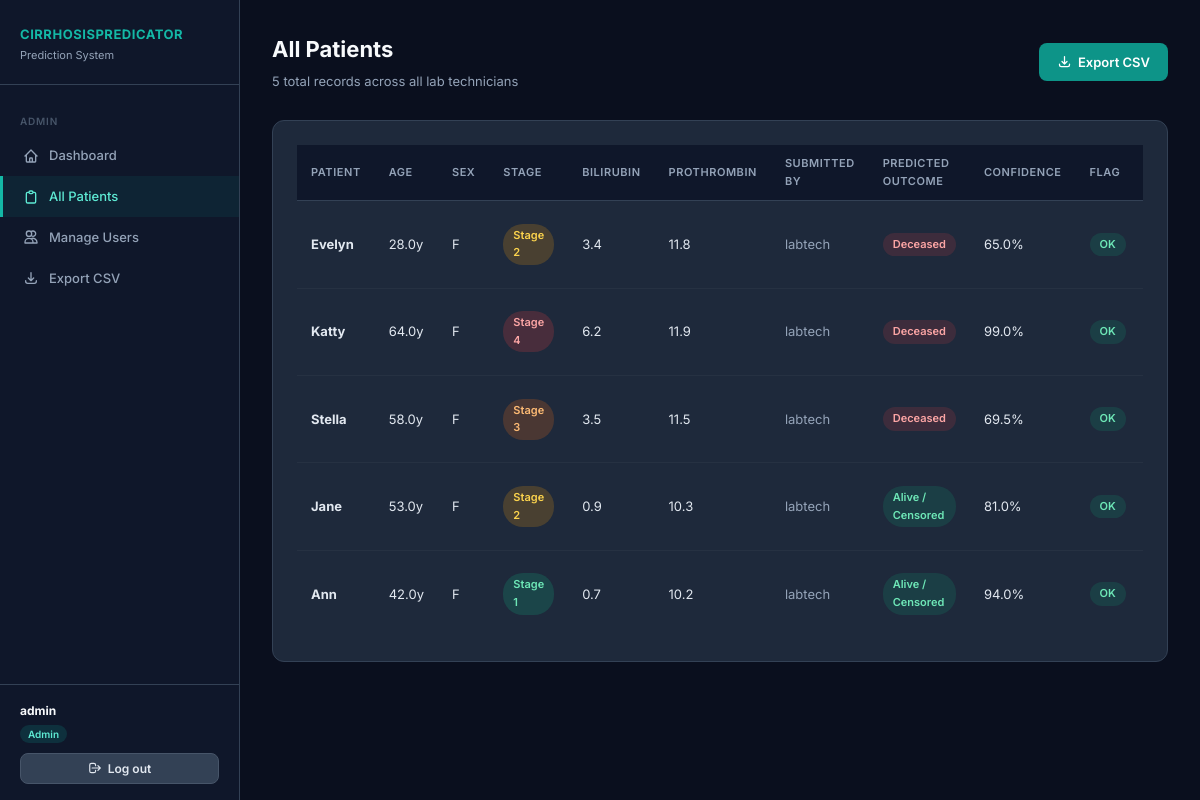
Screenshot of /admin/patients (signed in) with the database file from the repository.
### app/models.py (models this page shows, shortened)
class User(UserMixin, db.Model):
    __tablename__ = 'users'
    id         = db.Column(db.Integer,  primary_key=True)
    username   = db.Column(db.String(80),  unique=True, nullable=False)
    password   = db.Column(db.String(200), nullable=False)
    role       = db.Column(db.String(20),  nullable=False)   # admin | lab | medic
    created_at = db.Column(db.DateTime,    default=datetime.utcnow)
    is_active  = db.Column(db.Boolean,     default=True)

class Patient(db.Model):
    __tablename__ = 'patients'
    id           = db.Column(db.Integer, primary_key=True)
    patient_name = db.Column(db.String(120), nullable=False)
    age          = db.Column(db.Float,   nullable=False)
    sex          = db.Column(db.String(1),   nullable=False)
    bilirubin    = db.Column(db.Float,   nullable=False)
    prothrombin  = db.Column(db.Float,   nullable=False)
    copper       = db.Column(db.Float,   nullable=False)
    hepatomegaly = db.Column(db.Integer, nullable=False)
    stage        = db.Column(db.Integer, nullable=False)
    sgot         = db.Column(db.Float,   nullable=False)
    spiders      = db.Column(db.Integer, nullable=False)
    submitted_by = db.Column(db.Integer, db.ForeignKey('users.id'))
    submitted_at = db.Column(db.DateTime, default=datetime.utcnow)
    prediction   = db.relationship('Prediction', backref='patient',
                                   uselist=False, lazy=True)
    submitter    = db.relationship('User', foreign_keys=[submitted_by])

class Prediction(db.Model):
    __tablename__ = 'predictions'
    id                = db.Column(db.Integer, primary_key=True)
    patient_id        = db.Column(db.Integer, db.ForeignKey('patients.id'), nullable=False)
    reviewed_by       = db.Column(db.String(80), nullable=True)
    predicted_status  = db.Column(db.String(5))
    predicted_outcome = db.Column(db.String(50))
    prob_alive        = db.Column(db.Float)
    prob_transplant   = db.Column(db.Float)
    prob_deceased     = db.Column(db.Float)
    confidence        = db.Column(db.Float)
    confidence_flag   = db.Column(db.String(10))
    primary_drug      = db.Column(db.Text)
    secondary_drug    = db.Column(db.Text)
    monitoring        = db.Column(db.Text)
    treatment_goal    = db.Column(db.Text)
    clinical_note     = db.Column(db.Text)
    predicted_at      = db.Column(db.DateTime, default=datetime.utcnow)

### app/routes/admin.py (the view)
@admin.route('/patients')
@login_required
@admin_required
def patients():
    all_patients = (Patient.query
                   .order_by(Patient.submitted_at.desc())
                   .all())
    return render_template('admin/patients.html', patients=all_patients)

### app/models.py (called while the page is built)
@login_manager.user_loader
def load_user(user_id):
    return User.query.get(int(user_id))

### app/routes/admin.py (called while the page is built)
def admin_required(f):
    @wraps(f)
    def decorated(*args, **kwargs):
        if not current_user.is_authenticated or current_user.role != 'admin':
            flash('Admin access required.', 'danger')
            return redirect(url_for('auth.login'))
        return f(*args, **kwargs)
    return decorated

### app/templates/admin/patients.html (shortened to what this page needs)
{% extends "base.html" %}
{% block content %}
<div class="page-header flex justify-between items-center">
  <div>
    <h2>All Patients</h2>
    <p>{{ patients|length }} total records across all lab technicians</p>
  </div>
  <a href="{{ url_for('admin.export_csv') }}" class="btn btn-primary">
    <svg fill="none" stroke="currentColor" viewBox="0 0 24 24" style="width:15px;height:15px">
      <path stroke-linecap="round" stroke-linejoin="round" stroke-width="2"
        d="M4 16v1a3 3 0 003 3h10a3 3 0 003-3v-1m-4-4l-4 4m0 0l-4-4m4 4V4"/>
    </svg>
    Export CSV
  </a>
</div>
<div class="card">
  <div class="table-wrapper">
    <table>
      <thead>
        <tr>
          <th>Patient</th>
          <th>Age</th>
          <th>Sex</th>
          <th>Stage</th>
          <th>Bilirubin</th>
          <th>Prothrombin</th>
          <th>Submitted By</th>
          <th>Predicted Outcome</th>
          <th>Confidence</th>
          <th>Flag</th>
          <th>Date</th>
        </tr>
      </thead>
      <tbody>
        {% for p in patients %}
        <tr>
          <td><strong>{{ p.patient_name }}</strong></td>
          <td>{{ p.age }}y</td>
          <td>{{ p.sex }}</td>
          <td><span class="badge stage-{{ p.stage }}">Stage {{ p.stage }}</span></td>
          <td>{{ p.bilirubin }}</td>
          <td>{{ p.prothrombin }}</td>
          <td class="text-muted">
            {{ p.submitter.username if p.submitter else '—' }}
          </td>
          <td>
            {% if p.prediction %}
              {% if p.prediction.predicted_status == 'C' %}
                <span class="badge badge-success">{{ p.prediction.predicted_outcome }}</span>
              {% elif p.prediction.predicted_status == 'CL' %}
                <span class="badge badge-warning">{{ p.prediction.predicted_outcome }}</span>
              {% else %}
                <span class="badge badge-danger">{{ p.prediction.predicted_outcome }}</span>
              {% endif %}
            {% else %}
              <span class="text-muted">—</span>
            {% endif %}
          </td>
          <td>
            {% if p.prediction %}
              {{ (p.prediction.confidence * 100)|round(1) }}%
            {% else %}—{% endif %}
          </td>
          <td>
            {% if p.prediction %}
              {% if p.prediction.confidence_flag == 'REVIEW' %}
                <span class="badge badge-review">REVIEW</span>
              {% else %}
                <span class="badge badge-success">OK</span>
              {% endif %}
            {% endif %}
          </td>
          <td class="text-muted">{{ p.submitted_at.strftime('%d %b %Y') }}</td>
        </tr>
        {% else %}
        <tr>
          <td colspan="12" class="text-center text-muted" style="padding:32px">
            No patients submitted yet.
          </td>
        </tr>
        {% endfor %}
      </tbody>
    </table>
  </div>
</div>
{% endblock %}

### app/templates/base.html (shortened to what this page needs)
<!DOCTYPE html>
<html lang="en">
<head>
  <link rel="stylesheet" href="{{ url_for('static', filename='css/style.css') }}">
</head>
<body>
<div class="layout">
  <aside class="sidebar">
    <div class="sidebar-logo">
      <h1>CirrhosisPredicator</h1>
      <p>Prediction System</p>
    </div>
    <nav class="sidebar-nav">
      {% if current_user.role == 'admin' %}
        <div class="nav-section-label">Admin</div>
        <a href="{{ url_for('admin.admin_dashboard') }}"
           class="nav-link {% if request.endpoint == 'admin.admin_dashboard' %}active{% endif %}">
          <svg fill="none" stroke="currentColor" viewBox="0 0 24 24"><path stroke-linecap="round" stroke-linejoin="round" stroke-width="2" d="M3 12l2-2m0 0l7-7 7 7M5 10v10a1 1 0 001 1h3m10-11l2 2m-2-2v10a1 1 0 01-1 1h-3m-6 0a1 1 0 001-1v-4a1 1 0 011-1h2a1 1 0 011 1v4a1 1 0 001 1m-6 0h6"/></svg>
          Dashboard
        </a>
        <a href="{{ url_for('admin.patients') }}"
           class="nav-link {% if request.endpoint == 'admin.patients' %}active{% endif %}">
          <svg fill="none" stroke="currentColor" viewBox="0 0 24 24"><path stroke-linecap="round" stroke-linejoin="round" stroke-width="2" d="M9 5H7a2 2 0 00-2 2v12a2 2 0 002 2h10a2 2 0 002-2V7a2 2 0 00-2-2h-2M9 5a2 2 0 002 2h2a2 2 0 002-2M9 5a2 2 0 012-2h2a2 2 0 012 2"/></svg>
          All Patients
        </a>
        <a href="{{ url_for('admin.users') }}"
           class="nav-link {% if request.endpoint in ['admin.users','admin.add_user'] %}active{% endif %}">
          <svg fill="none" stroke="currentColor" viewBox="0 0 24 24"><path stroke-linecap="round" stroke-linejoin="round" stroke-width="2" d="M12 4.354a4 4 0 110 5.292M15 21H3v-1a6 6 0 0112 0v1zm0 0h6v-1a6 6 0 00-9-5.197M13 7a4 4 0 11-8 0 4 4 0 018 0z"/></svg>
          Manage Users
        </a>
        <a href="{{ url_for('admin.export_csv') }}" class="nav-link">
          <svg fill="none" stroke="currentColor" viewBox="0 0 24 24"><path stroke-linecap="round" stroke-linejoin="round" stroke-width="2" d="M4 16v1a3 3 0 003 3h10a3 3 0 003-3v-1m-4-4l-4 4m0 0l-4-4m4 4V4"/></svg>
          Export CSV
        </a>
      {% endif %}
    </nav>
    <div class="sidebar-footer">
      <div class="sidebar-user">
        <strong>{{ current_user.username }}</strong>
        <span class="role-badge">{{ current_user.role | capitalize }}</span>
      </div>
      <a href="{{ url_for('auth.logout') }}" class="btn btn-secondary btn-sm" style="width:100%;justify-content:center;">
        <svg fill="none" stroke="currentColor" viewBox="0 0 24 24" style="width:14px;height:14px"><path stroke-linecap="round" stroke-linejoin="round" stroke-width="2" d="M17 16l4-4m0 0l-4-4m4 4H7m6 4v1a3 3 0 01-3 3H6a3 3 0 01-3-3V7a3 3 0 013-3h4a3 3 0 013 3v1"/></svg>
        Log out
      </a>
    </div>
  </aside>
  <main class="main-content">
    {% block content %}{% endblock %}
  </main>
</div>
</body>
</html>

### app/static/css/style.css (style rules this page uses)
:root { --navy-900: #0a0f1e; --navy-800: #0f172a; --navy-700: #1e293b; --navy-600: #334155; --navy-500: #475569; --teal-500: #0d9488; --teal-400: #14b8a6; --teal-300: #5eead4; --teal-100: #ccfbf1; --white: #f8fafc; --gray-100: #f1f5f9; --gray-200: #e2e8f0; --gray-400: #94a3b8; --green: #10b981; --yellow: #f59e0b; --orange: #f97316; --red: #ef4444; --sidebar-w: 240px; }
*, *::before, *::after { box-sizing: border-box; margin: 0; padding: 0; }
html, body { height: 100%; }
body { font-family: 'Inter', 'IBM Plex Sans', system-ui, sans-serif; background: var(--navy-900); color: var(--white); font-size: 14px; line-height: 1.6; }
.layout { display: flex; min-height: 100vh; }
.main-content { flex: 1; margin-left: var(--sidebar-w); padding: 32px; overflow-y: auto; }
.sidebar { width: var(--sidebar-w); background: var(--navy-800); border-right: 1px solid var(--navy-600); position: fixed; top: 0; left: 0; height: 100vh; display: flex; flex-direction: column; z-index: 100; }
.sidebar-logo { padding: 24px 20px 20px; border-bottom: 1px solid var(--navy-600); }
.sidebar-logo h1 { font-size: 13px; font-weight: 700; color: var(--teal-400); letter-spacing: .04em; text-transform: uppercase; }
.sidebar-logo p { font-size: 11px; color: var(--gray-400); margin-top: 2px; }
.sidebar-nav { flex: 1; padding: 16px 0; overflow-y: auto; }
.nav-section-label { font-size: 10px; font-weight: 600; letter-spacing: .08em; text-transform: uppercase; color: var(--navy-500); padding: 12px 20px 6px; }
.nav-link { display: flex; align-items: center; gap: 10px; padding: 10px 20px; color: var(--gray-400); text-decoration: none; font-size: 13px; font-weight: 500; border-left: 3px solid transparent; transition: all .15s; }
.nav-link.active { color: var(--teal-300); border-left-color: var(--teal-400); background: rgba(13,148,136,.1); }
.nav-link svg { width: 16px; height: 16px; flex-shrink: 0; }
.sidebar-footer { padding: 16px 20px; border-top: 1px solid var(--navy-600); }
.sidebar-user { font-size: 12px; color: var(--gray-400); margin-bottom: 10px; }
.sidebar-user strong { color: var(--white); display: block; }
.sidebar-user .role-badge { display: inline-block; font-size: 10px; font-weight: 600; padding: 1px 8px; border-radius: 20px; margin-top: 4px; background: rgba(13,148,136,.2); color: var(--teal-300); }
.page-header { margin-bottom: 28px; }
.page-header h2 { font-size: 22px; font-weight: 700; color: var(--white); }
.page-header p { font-size: 13px; color: var(--gray-400); margin-top: 4px; }
.card { background: var(--navy-700); border: 1px solid var(--navy-600); border-radius: 12px; padding: 24px; margin-bottom: 24px; }
.table-wrapper { overflow-x: auto; }
table { width: 100%; border-collapse: collapse; font-size: 13px; }
th { text-align: left; padding: 10px 14px; font-size: 11px; font-weight: 600; text-transform: uppercase; letter-spacing: .05em; color: var(--gray-400); background: var(--navy-800); border-bottom: 1px solid var(--navy-600); }
td { padding: 12px 14px; border-bottom: 1px solid rgba(255,255,255,.04); color: var(--gray-200); }
tr:last-child td { border-bottom: none; }
.badge { display: inline-block; font-size: 11px; font-weight: 600; padding: 3px 10px; border-radius: 20px; }
.badge-success { background: rgba(16,185,129,.15); color: #6ee7b7; }
.badge-danger { background: rgba(239,68,68,.15); color: #fca5a5; }
.stage-1 { background: rgba(16,185,129,.2); color: #6ee7b7; }
.stage-2 { background: rgba(245,158,11,.2); color: #fcd34d; }
.stage-3 { background: rgba(249,115,22,.2); color: #fdba74; }
.stage-4 { background: rgba(239,68,68,.2); color: #fca5a5; }
.btn { display: inline-flex; align-items: center; gap: 6px; padding: 9px 18px; border-radius: 8px; font-size: 13px; font-weight: 600; cursor: pointer; border: none; text-decoration: none; transition: all .15s; }
.btn-primary { background: var(--teal-500); color: #fff; }
.btn-secondary { background: var(--navy-600); color: var(--gray-200); border: 1px solid var(--navy-500); }
.btn-sm { padding: 5px 12px; font-size: 12px; }
.btn svg { width: 15px; height: 15px; }
.text-muted { color: var(--gray-400); }
.flex { display: flex; }
.items-center { align-items: center; }
.justify-between { justify-content: space-between; }

### rows the page displays
User: username "admin", role "Admin"
Patient: patient_name "Evelyn", age "28.0", sex "F", stage "2", bilirubin "3.4", prothrombin "11.8", submitter "labtech", prediction.predicted_outcome "Deceased"
Prediction: (p.prediction.confidence*100)|round(1) "65.0"
Patient: patient_name "Katty", age "64.0", sex "F", stage "4", bilirubin "6.2", prothrombin "11.9", submitter "labtech", prediction.predicted_outcome "Deceased"
Prediction: (p.prediction.confidence*100)|round(1) "99.0"
Patient: patient_name "Stella", age "58.0", sex "F", stage "3", bilirubin "3.5", prothrombin "11.5", submitter "labtech", prediction.predicted_outcome "Deceased"
Prediction: (p.prediction.confidence*100)|round(1) "69.5"
Patient: patient_name "Jane", age "53.0", sex "F", stage "2", bilirubin "0.9", prothrombin "10.3", submitter "labtech", prediction.predicted_outcome "Alive / Censored"
Prediction: (p.prediction.confidence*100)|round(1) "81.0"
Patient: patient_name "Ann", age "42.0", sex "F", stage "1", bilirubin "0.7", prothrombin "10.2", submitter "labtech", prediction.predicted_outcome "Alive / Censored"
Prediction: (p.prediction.confidence*100)|round(1) "94.0"

### other values shown
{{ patients|length }} "5"
